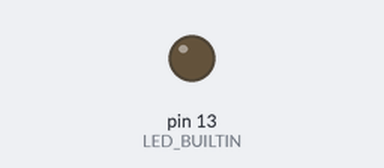
Recording of a sketch running on a simulated Arduino Uno, built with avr-gcc and run on an emulated ATmega328P. Parts: output pins drawn as LEDs (lit = HIGH). What the sketch prints to the serial monitor is not drawn.

Above: at 5.0 s.
At 11.67 s:
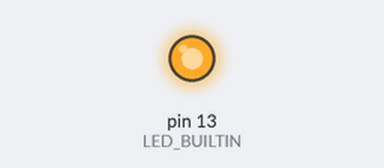
Timing chart, 0 to 13.0 s (numbered marks = the images above):
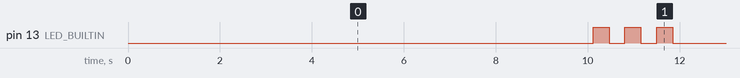

The sketch:

beep-compartido.ino
```cpp
void setup() {
  Serial.begin(9600);
  Serial.println("Bienvenido al problema del Beep");
  pinMode(LED_BUILTIN, OUTPUT);
  digitalWrite(LED_BUILTIN, LOW);
}

bool bcSetup = false;
long timeInit = millis();
void loop() {
  int segundos =  (millis() - timeInit) / 1000;
  printSeconds(segundos);

  if (segundos > 0 && segundos % 10 == 0 && bcSetup == false) {
    beepCompartido_Setup(300/*ms ON*/,250/*ms OFF*/,3 /*VECES*/);
    bcSetup = true;
  }

  beepCompartido();
}

void printSeconds(int segundos){
  Serial.print("Segundos: ");
  Serial.print(segundos);
  Serial.print(" - ");
  Serial.println(millis());
}

int bc_tiempo_ON = 0;
int bc_tiempo_OFF = 0;
long bc_maxCuenta = 0;

long bc_sigMomento_ON = 0;
long bc_sigMomento_OFF = 0;
long bc_cuenta = 0;

void beepCompartido_Setup(int tiempoONms, int tiempoOFFms, int veces){
  bc_tiempo_ON = tiempoONms;
  bc_tiempo_OFF = tiempoOFFms;
  bc_maxCuenta = veces;

  bc_cuenta = 0;
  bc_sigMomento_ON = 0;
  bc_sigMomento_OFF = 0;
}

void beepCompartido(){
  if( bcSetup == false ) return;
  bcOut();

  if(bc_cuenta < bc_maxCuenta){
    if(millis() > bc_sigMomento_ON){
      bc_sigMomento_ON = millis() + bc_tiempo_ON + bc_tiempo_OFF;
      bc_sigMomento_OFF = millis() + bc_tiempo_ON;
      digitalWrite(LED_BUILTIN, HIGH);
    }

    if(millis() > bc_sigMomento_OFF){
      bc_sigMomento_OFF = millis() + bc_tiempo_ON + bc_tiempo_OFF;
      bc_sigMomento_ON = millis() + bc_tiempo_OFF;
      bc_cuenta ++ ;
      digitalWrite(LED_BUILTIN, LOW);
    }
  } else {
    bcSetup = false;
  }
}

void bcOut(){
  Serial.print("beepCompartido() ENTERED");

  Serial.print("|");
  Serial.print("bc_sigMomento_ON: ");
  Serial.print(bc_sigMomento_ON);

  Serial.print("|");
  Serial.print("bc_sigMomento_OFF: ");
  Serial.print(bc_sigMomento_OFF);

  Serial.print("|");
  Serial.print("bc_cuenta: ");
  Serial.print(bc_cuenta);

  Serial.println("|");
}
```

Measured:
- by itself, pin 13 (LED_BUILTIN): repeats every 10.0 s: 2 × (LOW 0.35 s, HIGH 0.35 s), LOW 8.3 s, HIGH 0.35 s
- by itself, everything shown: repeats every 10.0 s, in 6 steps
